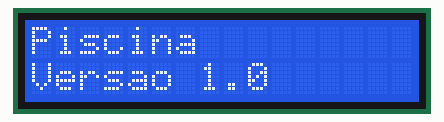
This sketch was run on a simulated Arduino Uno, built with avr-gcc and run on an emulated ATmega328P. On the bench: 16×2 character LCD.

Above: at 0.1 s.
At 3.2 s:
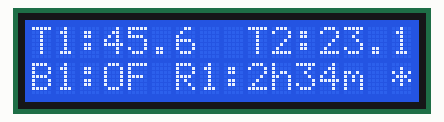
At 3.7 s:
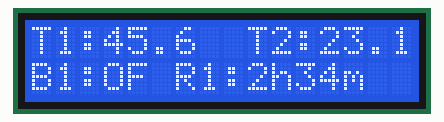

The sketch:

lcd_i2c_aecia.ino
```cpp
// Programa : Display LCD 16x2 e modulo I2C
// Autor : Arduino e Cia

#include <Wire.h>
#include <LiquidCrystal_I2C.h>

// Inicializa o display no endereco 0x3F
//LiquidCrystal_I2C lcd(0x3F,16,2);
LiquidCrystal_I2C lcd(0x3F, 2, 1, 0, 4, 5, 6, 7, 3, POSITIVE);
bool bl = true;
void setup()
{
  lcd.begin (16, 2);
  lcd.setCursor(0, 0);
  lcd.print("Piscina");
  lcd.setCursor(0, 1);
  lcd.print("Versao 1.0");
  delay(3000);
}

void loop()
{

  lcd.setBacklight(HIGH);
  lcd.setCursor(0, 0);
  lcd.print("T1:45.6  T2:23.1C");
  lcd.setCursor(15, 1);
  if (bl) {
    lcd.print("*");
    bl = !bl;
  } else {
    lcd.print(" ");
    bl = !bl;
  }

  lcd.setCursor(0, 1);
  lcd.print("B1:OF R1:2h34m");
  delay(500);
  //lcd.setBacklight(LOW);
  //delay(500);
}
```

Measured:
- what the display in image 1 shows lasts 0.5 s, from 3.1 s to 3.6 s
